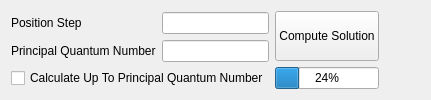
             <widget class="QWidget" name="solutionparameters">
              <attribute name="title">
               <string>Solution Parameters</string>
              </attribute>
              <layout class="QVBoxLayout" name="verticalLayout_15">
               <item>
                <layout class="QHBoxLayout" name="horizontalLayout_5" stretch="1,1,2">
                 <item>
                  <layout class="QFormLayout" name="formLayout_7">
                   <property name="formAlignment">
                    <set>Qt::AlignmentFlag::AlignLeading|Qt::AlignmentFlag::AlignLeft|Qt::AlignmentFlag::AlignVCenter</set>
                   </property>
                   <item row="0" column="0">
                    <widget class="QLabel" name="label_7">
                     <property name="text">
                      <string>Position Step</string>
                     </property>
                    </widget>
                   </item>
                   <item row="0" column="1">
                    <widget class="QLineEdit" name="lineEdit_4"/>
                   </item>
                   <item row="1" column="0">
                    <widget class="QLabel" name="label_13">
                     <property name="text">
                      <string>Principal Quantum Number</string>
                     </property>
                    </widget>
                   </item>
                   <item row="1" column="1">
                    <widget class="QLineEdit" name="lineEdit_5"/>
                   </item>
                   <item row="2" column="0" colspan="2">
                    <widget class="QCheckBox" name="checkBox_8">
                     <property name="text">
                      <string>Calculate Up To Principal Quantum Number</string>
                     </property>
                    </widget>
                   </item>
                  </layout>
                 </item>
                 <item>
                  <layout class="QVBoxLayout" name="verticalLayout_14">
                   <item>
                    <widget class="QPushButton" name="updatePlot1d">
                     <property name="sizePolicy">
                      <sizepolicy hsizetype="Minimum" vsizetype="Expanding">
                       <horstretch>0</horstretch>
                       <verstretch>0</verstretch>
                      </sizepolicy>
                     </property>
                     <property name="text">
                      <string>Compute Solution</string>
                     </property>
                    </widget>
                   </item>
                   <item>
                    <widget class="QProgressBar" name="progressBar">
                     <property name="sizePolicy">
                      <sizepolicy hsizetype="Expanding" vsizetype="Fixed">
                       <horstretch>0</horstretch>
                       <verstretch>0</verstretch>
                      </sizepolicy>
                     </property>
                     <property name="value">
                      <number>24</number>
                     </property>
                    </widget>
                   </item>
                  </layout>
                 </item>
                 <item>
                  <spacer name="horizontalSpacer">
                   <property name="orientation">
                    <enum>Qt::Orientation::Horizontal</enum>
                   </property>
                   <property name="sizeHint" stdset="0">
                    <size>
                     <width>40</width>
                     <height>20</height>
                    </size>
                   </property>
                  </spacer>
                 </item>
                </layout>
               </item>
              </layout>
             </widget>
